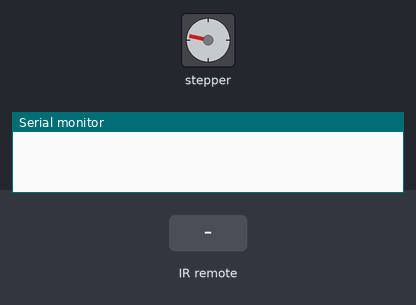
Simulated run of this sketch. Board: ESP8266 (NodeMCU). Shown: stepper motor, the last lines printed to the serial monitor. The inputs (shaded band) are chosen by the test bench. Stepper angles assume 500 steps per turn.

Above: at 1.2 s.
1.3 s: infrared code 0xFF18E7 received
At 2.55 s:
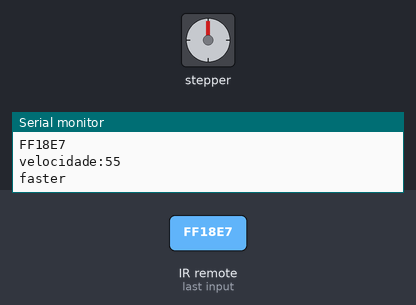
4.5 s: infrared code 0xFF4AB5 received
At 5.05 s:
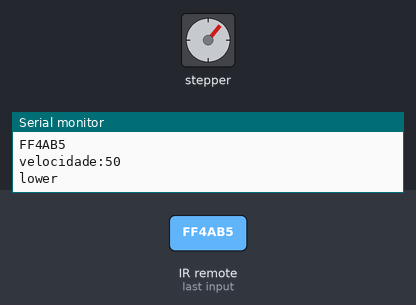
7.7 s: infrared code 0xFF10EF received
At 8.93 s:
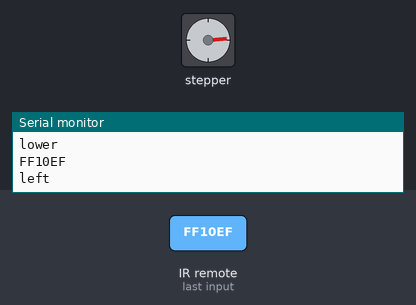
10.9 s: infrared code 0xFF5AA5 received
Timing chart, 0 to 15.1 s (numbered marks = the images above; inputs shaded):
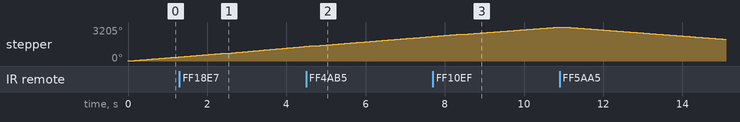

The sketch:

IRremote_com_StepMotor_funcionando_v02.ino.ino
```cpp
#include <IRrecv.h>
#include <IRremoteESP8266.h>

IRrecv irrecv(26);
decode_results results;

int velocidade = 50;


#include <Stepper.h>

int stepsPerRevolution = 500;  //2048  change this to fit the number of steps per revolution

// ULN2003 Motor Driver Pins
#define IN1 13
#define IN2 12
#define IN3 14
#define IN4 27

// initialize the stepper library
Stepper myStepper(stepsPerRevolution, IN1, IN3, IN2, IN4);


void setup() {

  myStepper.setSpeed(velocidade);

  irrecv.enableIRIn();  // Start the receiver
  Serial.begin(115200);

}

// codigos
// ok=FF38C7
// up=FF18E7
// dw=FF4AB5
// lf=FF10EF
// rg=FF5AA5

// The repeating section of the code
void loop() {

  // Check if the IR code has been received.
  if (irrecv.decode(&results)) {

    Serial.println(results.value, HEX);

    if (results.value == 0xFF18E7) {   // up
      velocidade = velocidade + 5;
      Serial.print("velocidade:");
      myStepper.setSpeed(velocidade);
      Serial.println(velocidade);
      Serial.println("faster");
    }

    if (results.value == 0xFF4AB5) {   // down
      velocidade = velocidade - 5;
      if (velocidade < 0) { velocidade = 0;}
      Serial.print("velocidade:");
      myStepper.setSpeed(velocidade);
      Serial.println(velocidade);
      Serial.println("lower");
    }
    if (results.value == 0xFF10EF) {   // left
      stepsPerRevolution = 1;
      Serial.println("left");
    }
    if (results.value == 0xFF5AA5) {   // right
      stepsPerRevolution = -1;
      Serial.println("right");
    }
    delay(100);
    irrecv.resume();

  }
  myStepper.step(stepsPerRevolution);
}
```
